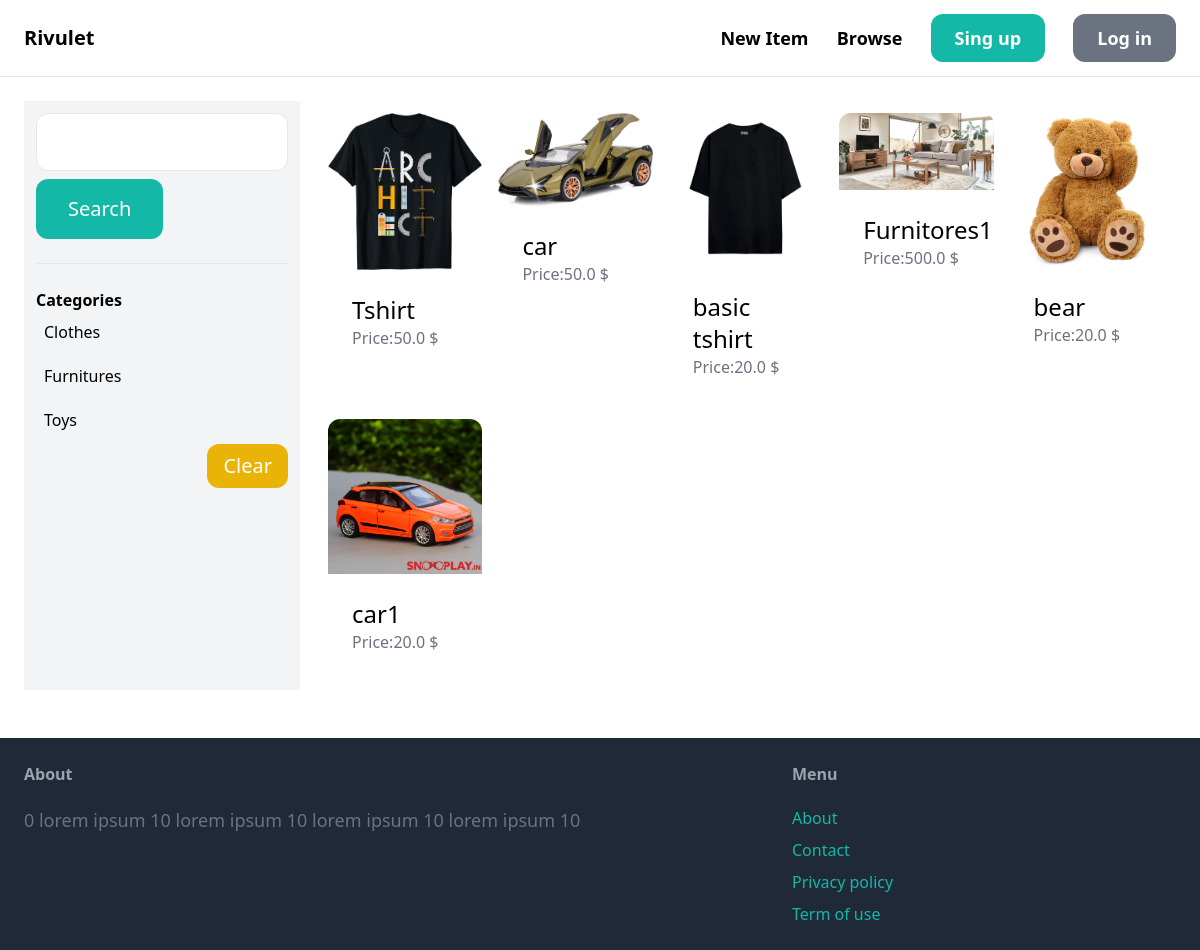
The app's page /items/ with its own data.
### item/models.py (models this page shows, shortened)
class Category(models.Model):
    name = models.CharField(max_length=255)
    class Meta:
        ordering =('name',)
        verbose_name_plural = 'Categories'

class Item(models.Model):
    category = models.ForeignKey(Category,related_name='items', on_delete=models.CASCADE)
    name = models.CharField(max_length=255)
    description= models.TextField(blank=True, null=True)
    price = models.FloatField()
    image = models.ImageField(upload_to='item_images', blank=True, null=True)
    is_sold = models.BooleanField(default=False)
    created_by = models.ForeignKey(User, related_name='item', on_delete=models.CASCADE)
    created_at = models.DateTimeField(auto_now_add=True)

### item/views.py (the view)
# urls.py: path("", views.items, name="items"),
def items(request):
    query= request.GET.get('query','')
    category_id= request.GET.get('category',0)
    items = Item.objects.filter(is_sold=False)
    categories = Category.objects.all()
    if category_id:
        items = items.filter(category_id=category_id)
    if query:
        items = items.filter(name__icontains =query)
    return render(request,"item/items.html",{
        "items":items,
        "query":query,
        "categories":categories,
        "category_id":int(category_id),
        })

### item/templates/item/items.html (shortened to what this page needs)
{% extends "core/base.html" %}
{% block content %}
<div class="pb-6 grid grid-cols-4 gap-4 ">
    <div class="col-span-1 p-3 bg-gray-100 ">
        <form method="GET" action="{% url 'item:items' %}">
            <input name="query" class="w-full py-4 px-6 border rounded-xl" type="text" value="{{query}}">
            <button class="mt-2 py-4 px-8 text-xl text-white bg-teal-500 rounded-xl">Search</button>
        </form>
        <hr class="my-6">
        <p class="font-semibold">Categories</p>
        <ul>
            {% for category in categories  %}
            <li class="px-2 py-2 rounded-xl mb-1 {% if category.id == category_id %} bg-gray-200 {% endif %}" >
                <a href="{% url "item:items" %}?query={{query}}&category={{category.id}}">{{category.name}}</a>
            </li>
            {% endfor %}
        </ul>
        <div class= "flex justify-end">
          <a href="{% url "item:items" %}" class="px-4 py-2 inline-block bg-yellow-500 text-white text-xl rounded-xl ">Clear</a>
        </div>
    </div>
    <div class="col-span-3 m-3">
        <div class= "grid grid-cols-5 gap-4">
            {% for item in items %}
                <div class = "bg-white rounded-xl ">
                    <a href="{% url 'item:detail' item.id %}">
                        <div>
                            <img src="{{item.image.url}}" class = "rounded-t-xl">
                        </div>
                        <div class = "p-6 bg-white rounded-b-xl ">
                            <h2 class="text-2xl" >{{item.name}}</h2>
                            <h2 class="text-gray-500" > Price:{{item.price}} $</h2>
                        </div>
                    </a>
                </div>
            {% endfor %}
        </div>
    </div>
</div>
{% endblock content %}

### records on screen
Category: name "Clothes"
Category: name "Furnitures"
Category: name "Toys"
Item: image (picture), name "Tshirt", price "50.0"
Item: image (picture), name "car", price "50.0"
Item: image (picture), name "basic tshirt", price "20.0"
Item: image (picture), name "Furnitores1", price "500.0"
Item: image (picture), name "bear", price "20.0"
Item: image (picture), name "car1", price "20.0"
